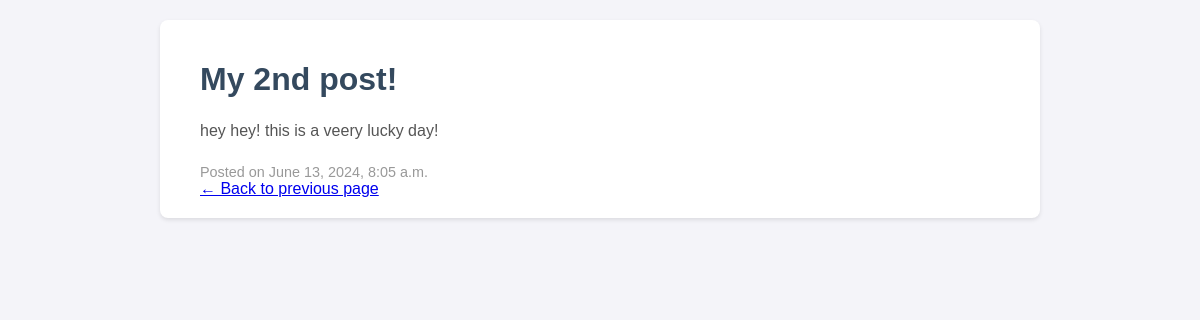
Before: /playground/second-post with the older database file.
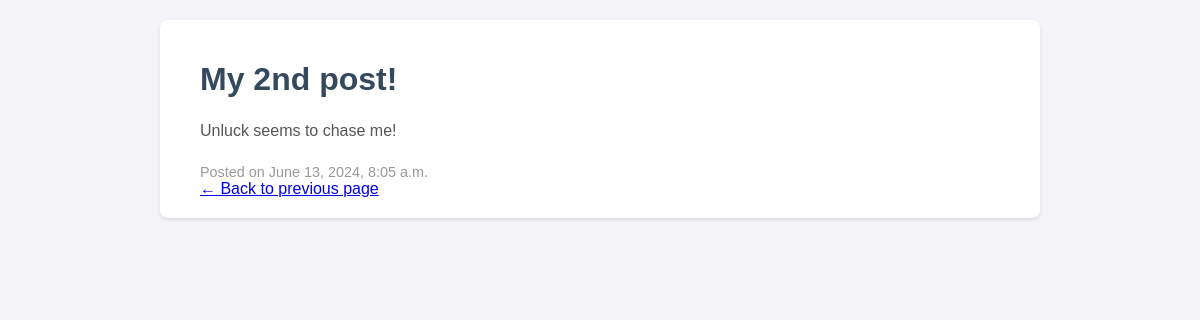
After: the same page with the newer database file.
### playground/models.py (models this page shows, shortened)
class Post(models.Model):
    title = models.CharField(max_length=100)
    content = models.TextField()
    slug = models.SlugField()
    created_at = models.DateTimeField(auto_now_add=True)

### playground/views.py (the view)
# urls.py: path('<slug:slug>', views.show_my_post, name="post_detail"),
def show_my_post(request, slug):
    post = Post.objects.get(slug=slug)
    return render(request, 'post_detail.html', {'post': post})

### playground/templates/post_detail.html (shortened to what this page needs)
<!DOCTYPE html>
<html lang="en">
<head>
</head>
<body>
    <div class="container">
        <h1>{{ post.title }}</h1>
        <div class="content">{{ post.content }}</div>
        <div class="created_at">Posted on {{ post.created_at|date:"F j, Y, g:i a" }}</div>
        <a href="{% url 'playground:posts_list' %}" >← Back to previous page</a>
    </div>
</body>
</html>

Changed rows visible on the page:
changed Post "My 2nd post!": content "hey hey! this is a veery lucky day!" → "Unluck seems to chase me!"
